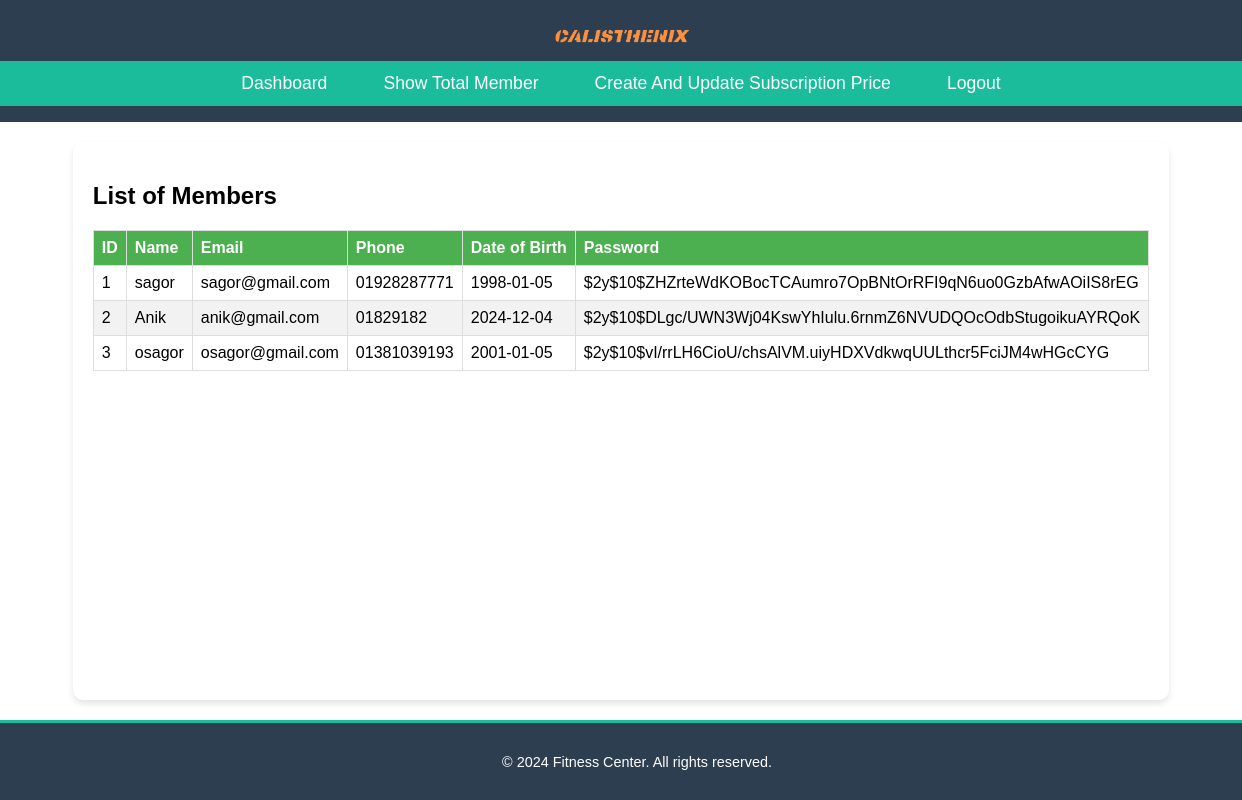
The app's page /showTotalMembers.php (signed in), older data.
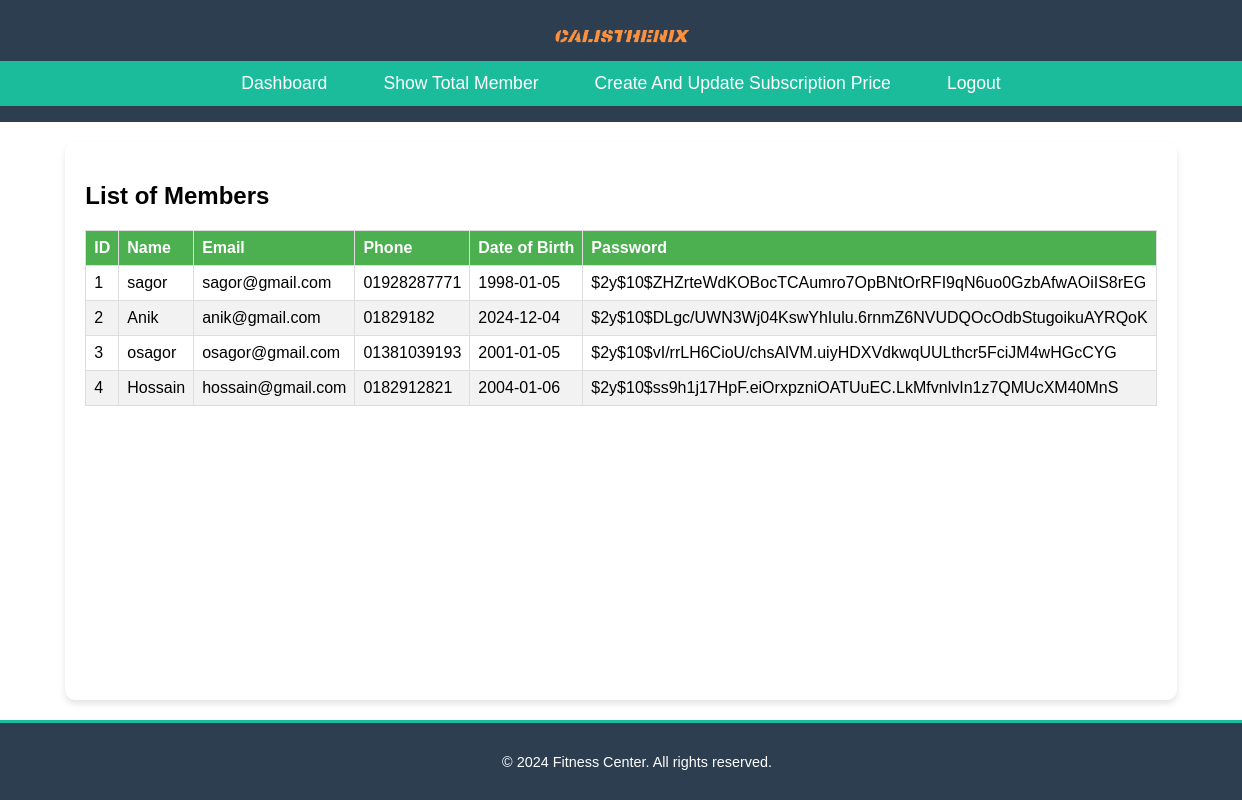
The same page, newer data.
### tables this page shows
CREATE TABLE `members` (
  `id` int(11) NOT NULL,
  `name` varchar(100) NOT NULL,
  `email` varchar(100) NOT NULL,
  `phone` varchar(15) NOT NULL,
  `dob` date NOT NULL,
  `password` varchar(255) NOT NULL,
  `created_at` timestamp NOT NULL DEFAULT current_timestamp()
);

### showTotalMembers.php (the view, shortened to what this page needs)
<?php
$servername = "localhost";
$username = "root";
$password_db = "";
$dbname = "CalistheniX_db";
$conn = new mysqli($servername, $username, $password_db, $dbname);
$sql = "SELECT id, name, email, phone, dob, password FROM members";
$result = $conn->query($sql);
?>
<!DOCTYPE html>
<html lang="en">
<head>
    <link rel="stylesheet" href="css/authoritydashboard.css">
</head>
<body>
    <header>
        <div class="logo">
            <img src="images/CalistheniX.png" alt="Fitness Center Logo" class="logo-img">
        </div>
        <nav>
            <ul>
                <li><a href="authority_dashboard.php">Dashboard</a></li>
                <li><a href="showTotalMembers.php">Show Total Member</a></li>
                <li><a href="AuthorityGiveSubscription.php">Create And Update Subscription Price</a></li>
                <li><a href="authority_login.php">Logout</a></li>
            </ul>
        </nav>
    </header>
<main>
    <h2>List of Members</h2>
    <table>
        <thead>
            <tr>
                <th>ID</th>
                <th>Name</th>
                <th>Email</th>
                <th>Phone</th>
                <th>Date of Birth</th>
                <th>Password</th>
            </tr>
        </thead>
        <tbody>
            <?php
            if ($result->num_rows > 0) {
                while ($row = $result->fetch_assoc()) {
                    echo "<tr>
                        <td>" . htmlspecialchars($row['id']) . "</td>
                        <td>" . htmlspecialchars($row['name']) . "</td>
                        <td>" . htmlspecialchars($row['email']) . "</td>
                        <td>" . htmlspecialchars($row['phone']) . "</td>
                        <td>" . htmlspecialchars($row['dob']) . "</td>
                        <td>" . htmlspecialchars($row['password']) . "</td>
                    </tr>";
                }
            } else {
                echo "<tr><td colspan='6'>No members found.</td></tr>";
            }
            ?>
        </tbody>
    </table>
</main>
<footer>
    <p>&copy; <?php echo date("Y"); ?> Fitness Center. All rights reserved.</p>
</footer>
</body>
</html>

### css/authoritydashboard.css (style rules this page uses)
body { margin: 0; padding: 0; font-family: Arial, sans-serif; display: flex; flex-direction: column; min-height: 100vh; }
header { background-color: #2c3e50; color: white; padding: 1rem 0; }
header .logo { text-align: center; }
header .logo img { max-width: 150px; }
nav { background-color: #1abc9c; }
nav ul { list-style: none; padding: 0; margin: 0; display: flex; justify-content: center; }
nav ul li { margin: 0 1rem; }
nav ul li a { text-decoration: none; color: white; font-size: 1.1rem; padding: 0.75rem; display: block; }
main { flex: 1; padding: 2rem; background-color: #f4f4f4; }
footer { text-align: center; padding: 1rem; background-color: #2c3e50; color: #fff; font-size: 0.9rem; border-top: 3px solid #1abc9c; position: relative; width: 100%; }

### showTotalMembers.php (style rules this page uses)
main { padding: 20px; margin: 20px auto; max-width: 1200px; background-color: #ffffff; border-radius: 10px; box-shadow: 0px 4px 6px rgba(0, 0, 0, 0.1); }
table { width: 100%; border-collapse: collapse; margin-top: 20px; }
th, td { border: 1px solid #ddd; padding: 8px; text-align: left; }
th { background-color: #4CAF50; color: white; }
tr:nth-child(even) { background-color: #f2f2f2; }

Row changes from the older to the newer data that the page shows:
added members: id "4", name "Hossain", email "hossain@gmail.com", phone "0182912821", dob "2004-01-06", password "$2y$10$ss9h1j17HpF.eiOrxpzniOATUuEC.LkMfvnlvIn1z7QMUcXM40MnS"
